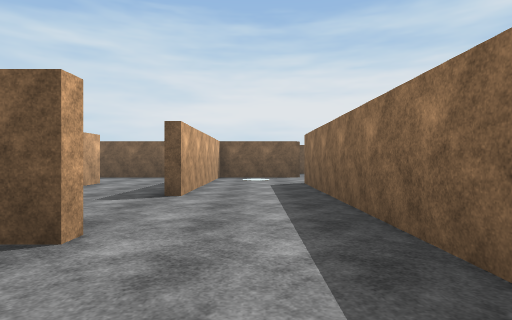
view 1 (above)

24 first-person views from a walk through a 3-D level made in the Unity game engine. The camera is 1.3 m above the floor, looks level and sees 80° across. The floor is counted in squares, 2 m on a side. Each view is taken from the middle of a square. On the plan, view 1 faces up. The plan holds only what a view shows up to about 10 squares ahead; the rest is blank. The player is left out. Some animated figures are left out. Surface patterns are stand-ins for the level's own textures.

view 2
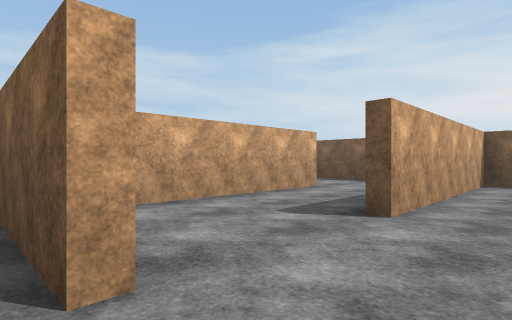

view 3
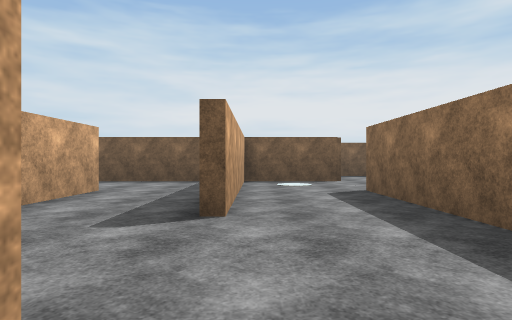

view 4
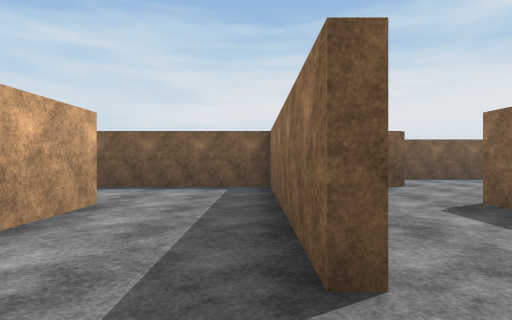

view 5
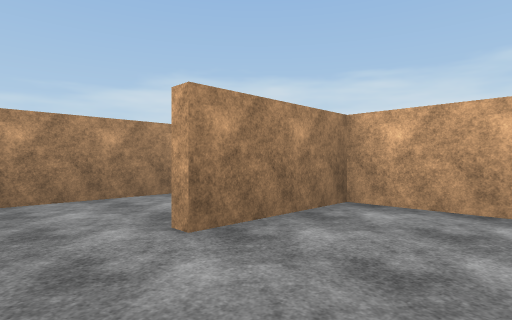

view 6
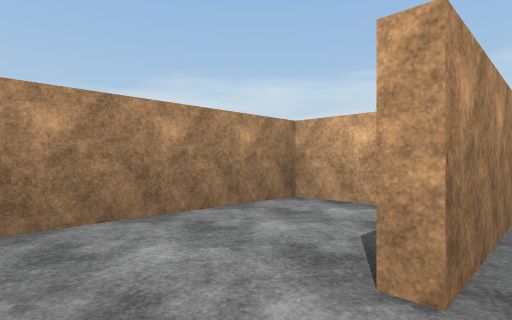

view 7
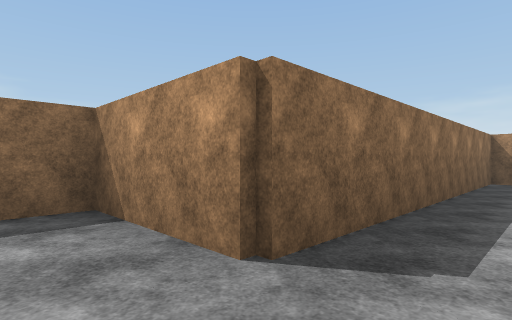

view 8
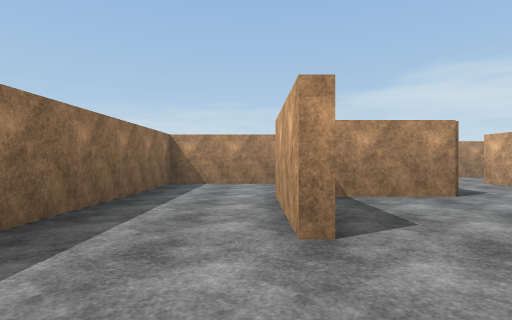

view 9
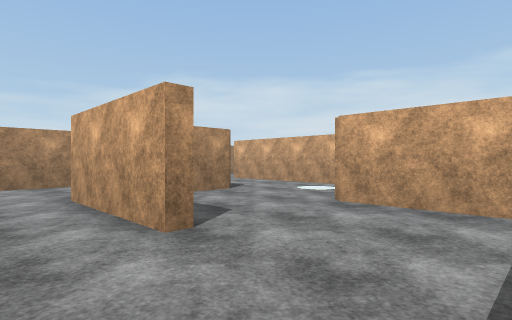

view 10
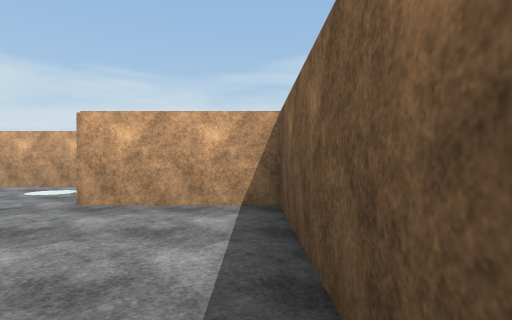

view 11
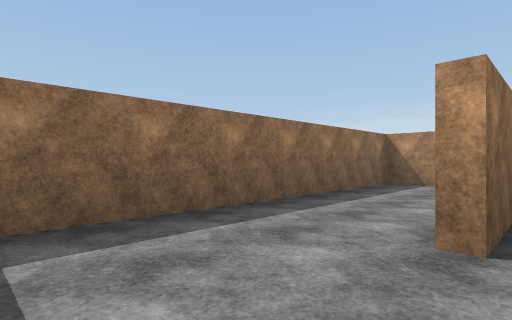

view 12
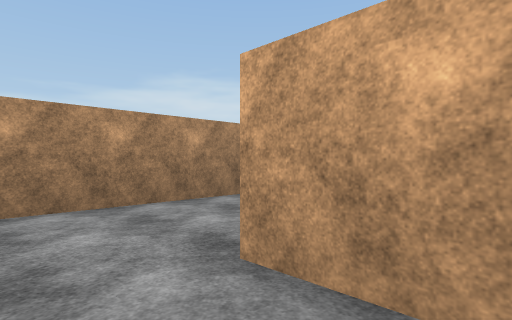

view 13
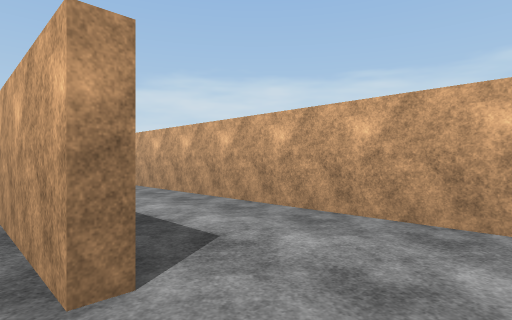

view 14
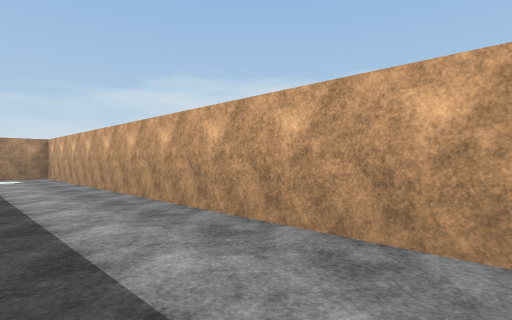

view 15
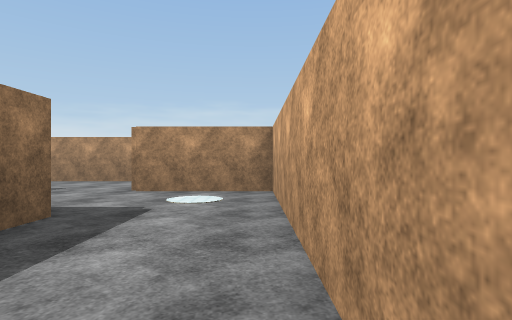

view 16
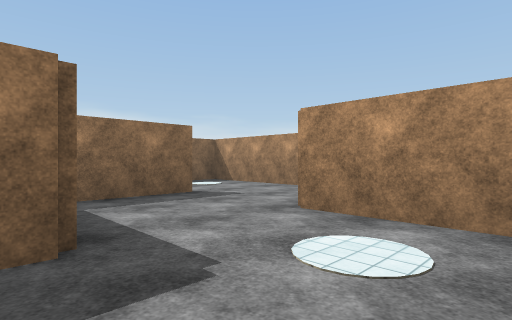

view 17
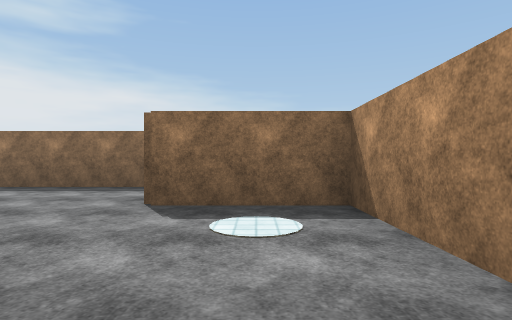

view 18
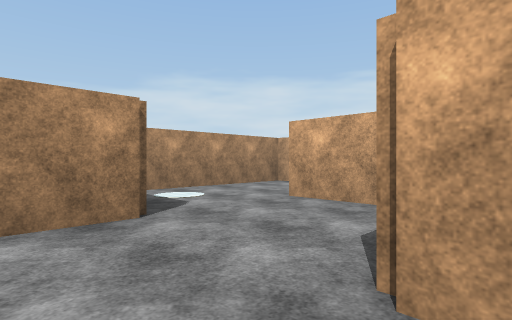

view 19
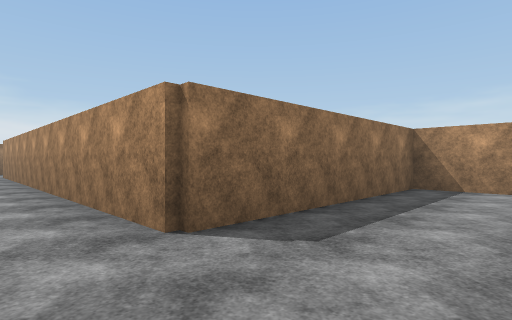

view 20
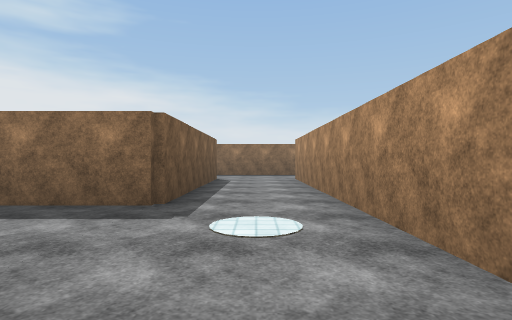

view 21
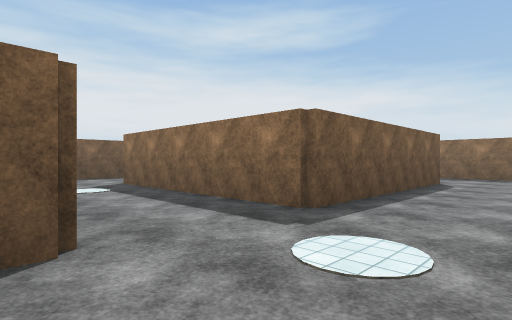

view 22
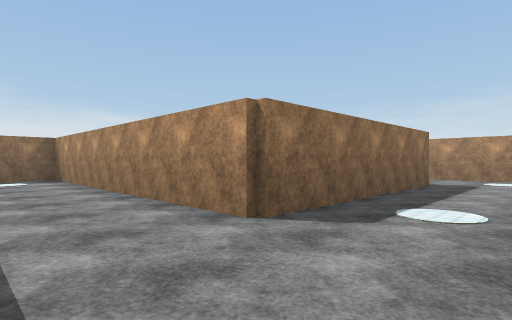

view 23
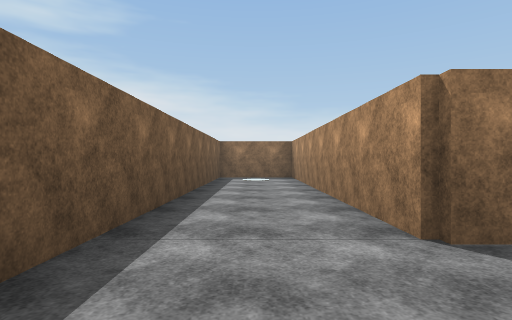

view 24
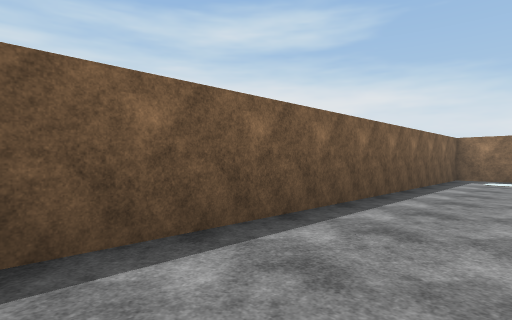

### Floor plan
Ten units are one square. View 1 is at (0, 0); x grows to the right and y downward. Boxes are objects, and circles mark ways between rooms. Rooms are numbered by the first view taken in them; rooms with no view inside come last. Other rooms are left out.
<svg viewBox="-79 -148 278 217">
<path fill="none" stroke="#000" d="M-15 -24 -40 -24M-43 -11 -43 3 14 3 14 -24M14 -24 14 -86M-48 -86 -43 -86 -43 -26 -15 -26 -15 -24M16 -114 -15 -114 -15 -53 -17 -53 -17 -114 -44 -114M43 -116 46 -116 46 -85M56 -143 16 -143 16 -114M20 -57 73 -57 73 -138M-47 8 -47 -2M-15 19 -15 35M-17 36 -17 14M-43 59 -43 64 14 64 14 34M-74 -98 -74 34 -42 34M-44 -114 -59 -114M78 -53 71 -53M165 -53 104 -53 104 -116 194 -116 194 -143 81 -143M194 -40 194 -49M16 0 16 8M14 34 43 34 43 -26 159 -26M14 -86 43 -86 43 -116"/>
<circle cx="-5" cy="-20" r="3" fill="#2a7"/>
<circle cx="-50" cy="-95" r="3" fill="#2a7"/>
<circle cx="10" cy="-95" r="3" fill="#2a7"/>
<circle cx="25" cy="-110" r="3" fill="#2a7"/>
<circle cx="10" cy="25" r="3" fill="#2a7"/>
<text x="-20" y="-10">1</text>
<text x="-10" y="-60">2</text>
<text x="50" y="-100">3</text>
<text x="-50" y="10">4</text>
<text x="120" y="-40">5</text>
<text x="20" y="-100">6</text>
</svg>
Room 1 opens to room 2. Room 2 opens to room 4. Room 2 opens to room 6. Room 3 opens to room 6. Room 4 opens to room 5.

Where each view was taken, in squares from view 1:
view 1: 0 up, 0 right, facing up
view 2: 2 up, 0 right, facing up-left
view 3: 2 up, 1 left, facing up
view 4: 4 up, 2 left, facing up
view 5: 5 up, 0 right, facing down-left
view 6: 3 up, 0 right, facing down-left
view 7: 10 up, 0 right, facing down-right
view 8: 14 up, 5 right, facing down
view 9: 14 up, 6 right, facing down-left
view 10: 14 up, 6 right, facing left
view 11: 14 up, 4 right, facing down-right
view 12: 10 up, 6 right, facing down-left
view 13: 10 up, 4 left, facing down-left
view 14: 9 up, 5 left, facing down-left
view 15: 3 up, 7 left, facing down
view 16: 0 up, 7 left, facing down-right
view 17: 5 down, 3 left, facing right
view 18: 0 up, 3 right, facing down-left
view 19: 4 up, 2 right, facing down-right
view 20: 4 up, 6 right, facing right
view 21: 3 up, 7 right, facing up-right
view 22: 14 up, 8 right, facing down-right
view 23: 13 up, 8 right, facing right
view 24: 12 up, 8 right, facing up-right
